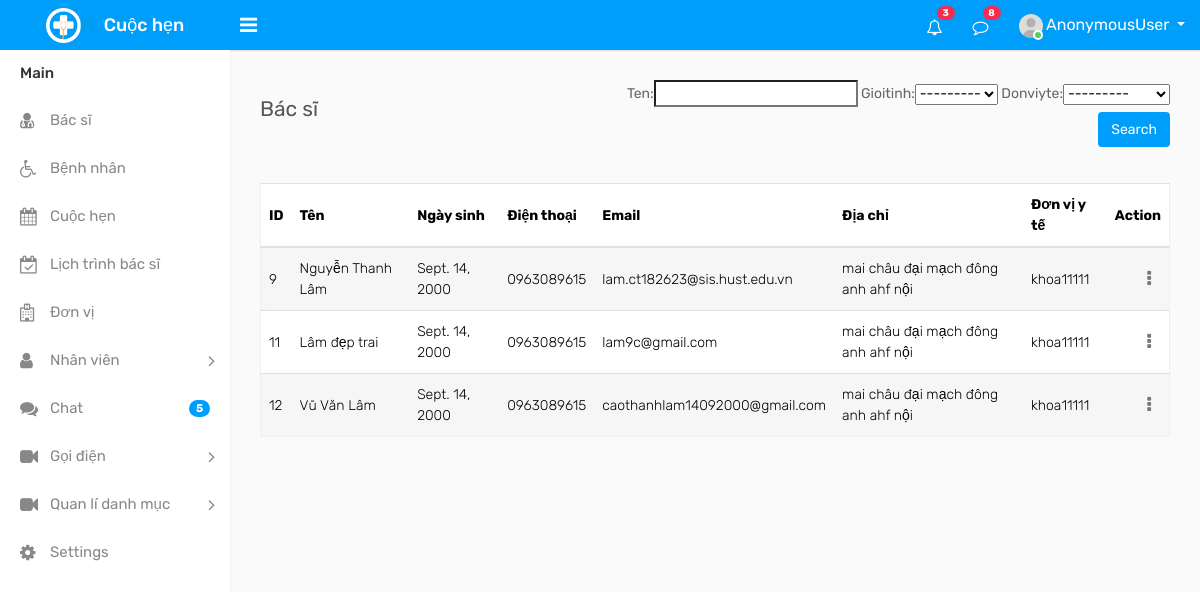
Screenshot of /user/danhsachbacsi/ with the database file from the repository.
### user/models.py (models this page shows, shortened)
class Donviyte(models.Model):
    ten = models.CharField(max_length=50,null=True)
    user=models.OneToOneField(User, on_delete=models.CASCADE, primary_key=True )
    diachi=models.CharField(max_length=100)
    trangthai = (('Hoạt động', 'Hoạt động'), ('Không hoạt động', 'Không hoạt động'))
    trangthaidonvi=models.CharField(max_length=20 ,choices=trangthai,default='',null=True)
    tinhthanh=models.ForeignKey(Tinhthanh, on_delete=models.CASCADE,null=True)
    quanhuyen=models.ForeignKey(Quanhuyen, on_delete=models.CASCADE,null=True)
    xaphuong=models.ForeignKey(Xaphuong, on_delete=models.CASCADE,null=True)
    def __str__(self):
        return self.ten

class Bacsi(models.Model):
    ten = models.CharField(max_length=50, null=True)
    user=models.OneToOneField(User, on_delete=models.CASCADE, primary_key=True )
    sex_choice = (('1', 'Nam'), ('0', 'Nữ'))
    address=models.CharField(max_length=200)
    gioitinh = models.CharField(max_length=10, choices=sex_choice, default='', null=True)
    ngaysinh=models.DateField(null=True)
    donviyte=models.ForeignKey(Donviyte, on_delete=models.CASCADE, null=True)
    tinhthanh=models.ForeignKey(Tinhthanh, on_delete=models.CASCADE, null=True)
    quanhuyen=models.ForeignKey(Quanhuyen, on_delete=models.CASCADE, null=True)
    xaphuong=models.ForeignKey(Xaphuong, on_delete=models.CASCADE, null=True)

class User(AbstractUser):
        create_at = models.DateTimeField(auto_now_add=True)
        update_at = models.DateTimeField(auto_now=True)
        phone = models.CharField(max_length=15, null=True)
        motacongviec = models.CharField(max_length=255)
        is_benhnhan = models.BooleanField(default=False)
        is_bacsi = models.BooleanField(default=False)
        is_donviyte = models.BooleanField(default=False)
        is_admin = models.BooleanField(default=False)

### user/views.py (the view)
# urls.py: path('bacsi/',BacsiSignUpView.as_view(),name='bacsisu'),
def bacsi(request):
    bs=Bacsi.objects.all()
    myfilter = BacsiFilter(request.GET, queryset=bs)
    bs = myfilter.qs
    return render(request,'bacsi/bacsi.html',{'bs':bs,'myfilter':myfilter})

### templates/bacsi/bacsi.html (shortened to what this page needs)
{% extends 'templates/index.html' %}
    {% block content %}
 			<div class="content">
                <div class="row">
                    <div class="col-sm-4 col-3">
                        <p></p><h4 class="page-title">Bác sĩ</h4>
                    </div>
                    <div class="col-sm-8 col-9 text-right m-b-20">
						<form  method="get">
							{{myfilter.form}}
                      <p><button type="submit" class="btn btn-primary">Search</button></p></form>
                    </div>
                </div>
				<div class="row">
					<div class="col-md-12">
						<div class="table-responsive">
							<table class="table table-border table-striped custom-table datatable mb-0">
								<thead>
									<tr>
										<th>ID</th>
										<th>Tên</th>
										<th>Ngày sinh</th>
										<th>Điện thoại</th>
										<th>Email</th>
										<th>Địa chỉ</th>
										<th>Đơn vị y tế</th>
										<th>Action</th>
									</tr>
								</thead>
								<tbody>
									{% for i in bs %}
										<tr>
											<td>{{i.user.id}}</td>
											<td>{{i.ten}}</td>
											<td>{{i.ngaysinh}}</td>
											<td>{{i.user.phone}}</td>
											<td>{{i.user.email}}</td>
											<td>{{i.address}}</td>
											<td>{{i.donviyte}}</td>
											<td class="text-right">
												<div class="dropdown dropdown-action">
													<a href="#" class="action-icon dropdown-toggle" data-toggle="dropdown" aria-expanded="false"><i class="fa fa-ellipsis-v"></i></a>
												</div>
											</td>
										</tr>
									{% endfor %}
								</tbody>
							</table>
						</div>
					</div>
                </div>
            </div>
    {% endblock %}

### rows the page displays
Bacsi: user.id "9", ten "Nguyễn Thanh Lâm", ngaysinh "Sept. 14, 2000", user.phone "0963089615", user.email "lam.ct182623@sis.hust.edu.vn", address "mai châu đại mạch đông anh ahf nội", donviyte "khoa11111"
Bacsi: user.id "11", ten "Lâm đẹp trai", ngaysinh "Sept. 14, 2000", user.phone "0963089615", user.email "lam9c@gmail.com", address "mai châu đại mạch đông anh ahf nội", donviyte "khoa11111"
Bacsi: user.id "12", ten "Vũ Văn Lâm", ngaysinh "Sept. 14, 2000", user.phone "0963089615", user.email "caothanhlam14092000@gmail.com", address "mai châu đại mạch đông anh ahf nội", donviyte "khoa11111"

### other values shown
{{ request.user }} "AnonymousUser"
